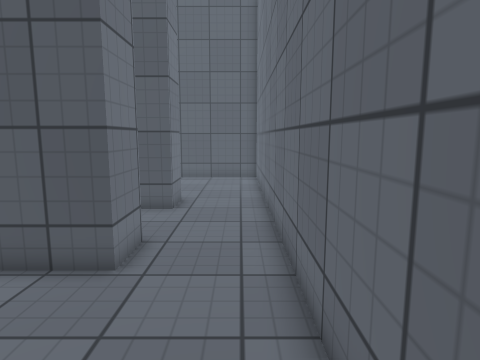
View 1 (above)

22 first-person views from a walk through a 3-D level made in the Unity game engine. The camera is 1.4 m above the floor, tilts 8° down and sees 75° across. The floor is counted in squares, 0.5 m on a side. Each view is taken from the middle of a square. On the plan, view 1 faces up. The plan holds only what a view shows up to about 20 squares ahead; the rest is blank. The place goes on beyond the plan. Surface patterns are stand-ins for the level's own textures.

View 2
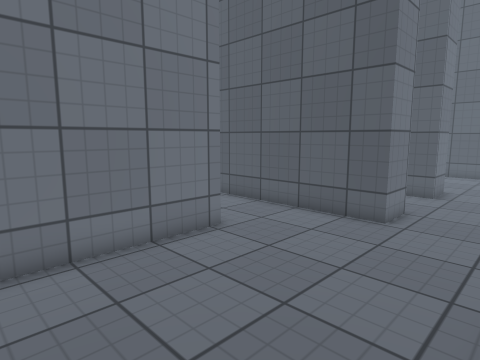

View 3
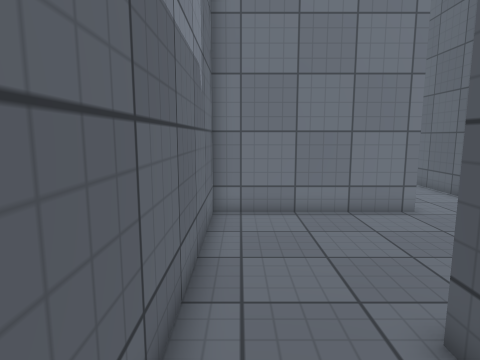

View 4
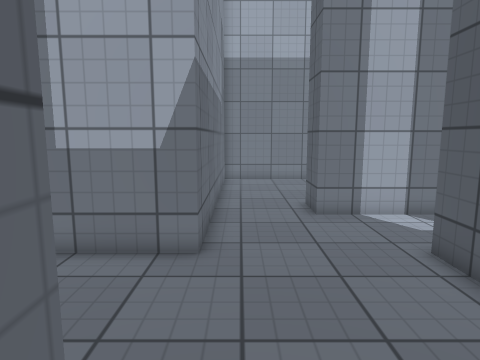

View 5
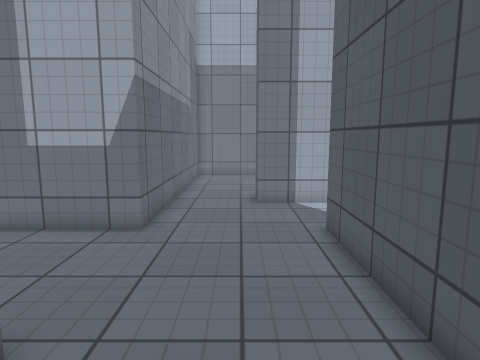

View 6
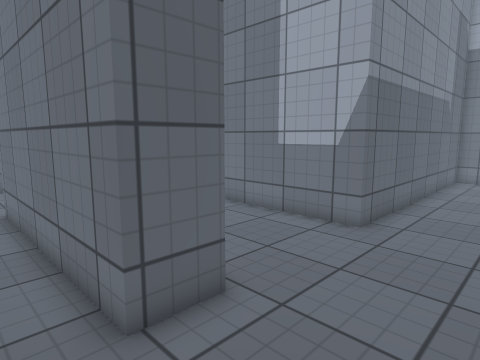

View 7
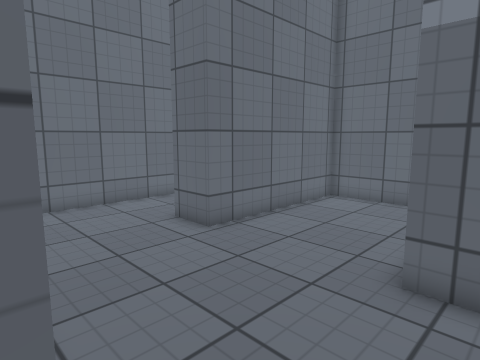

View 8
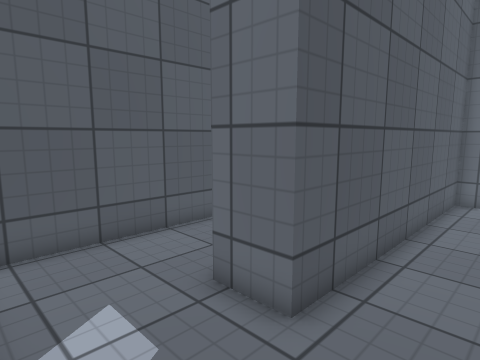

View 9
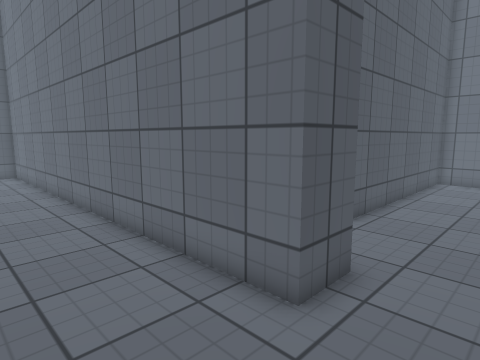

View 10
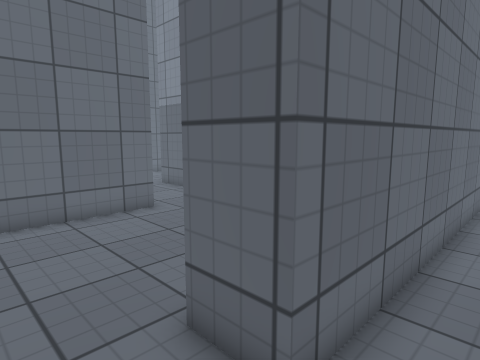

View 11
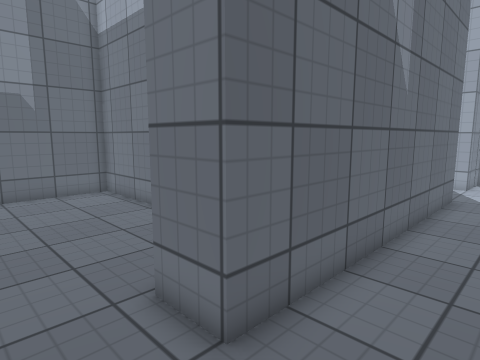

View 12
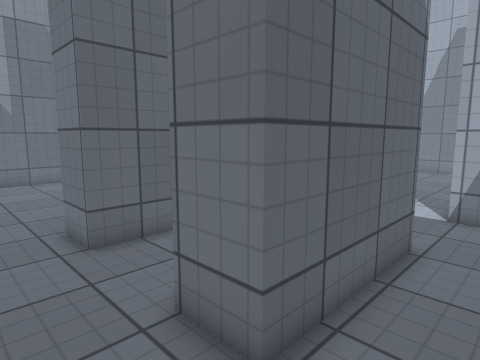

View 13
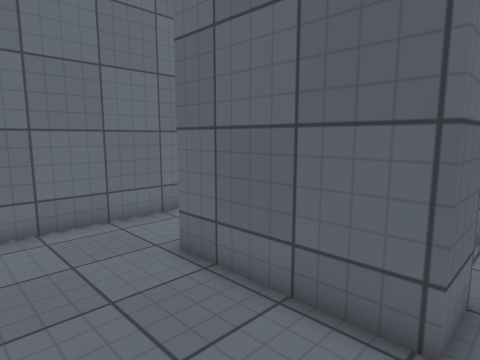

View 14
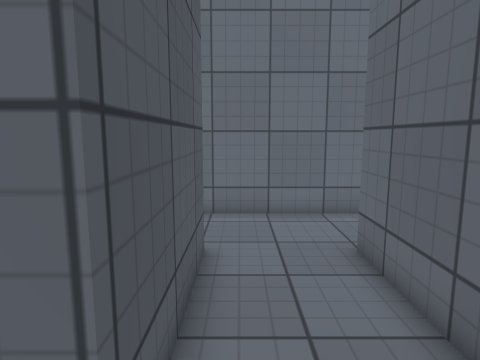

View 15
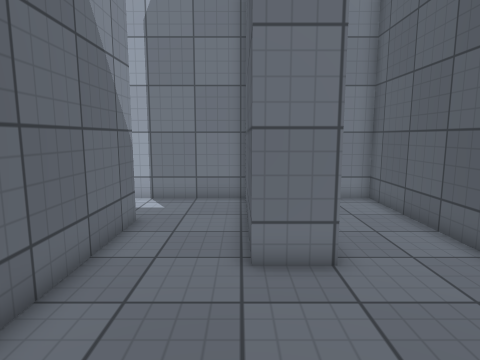

View 16
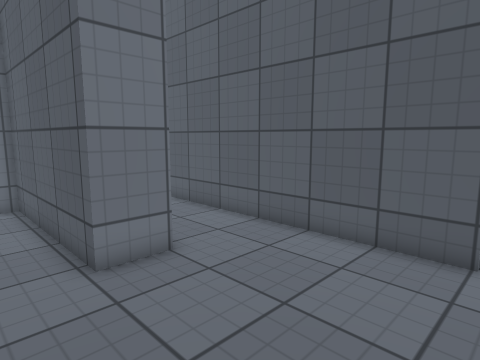

View 17
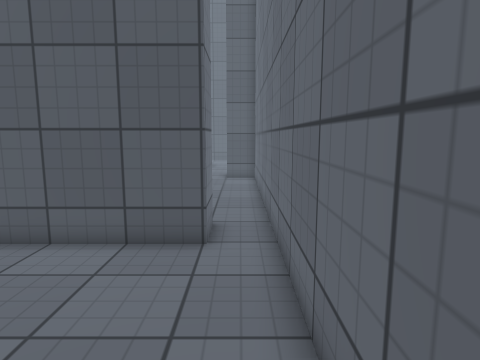

View 18
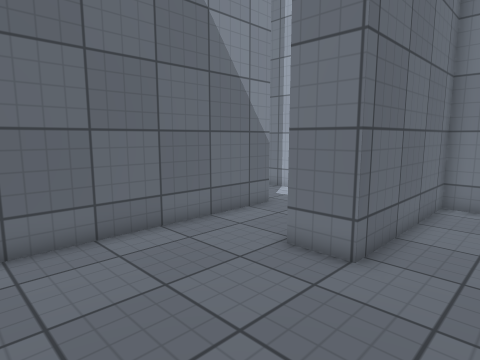

View 19
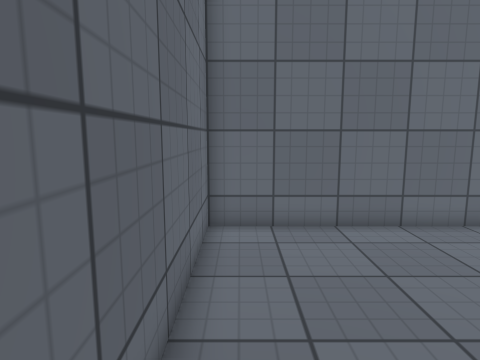

View 20
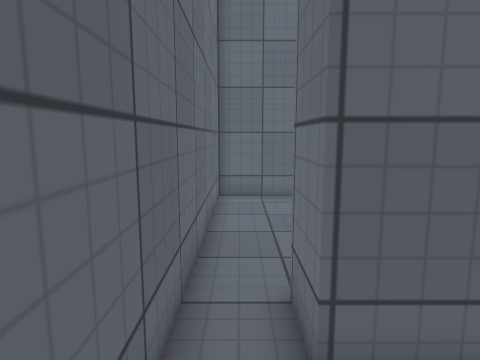

View 21
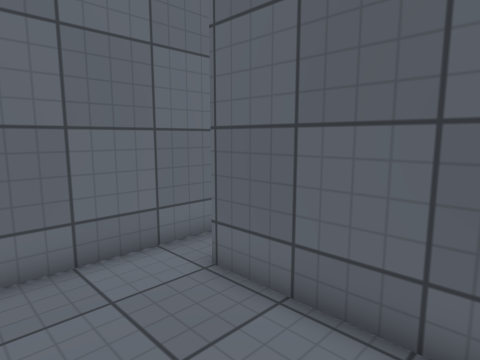

View 22
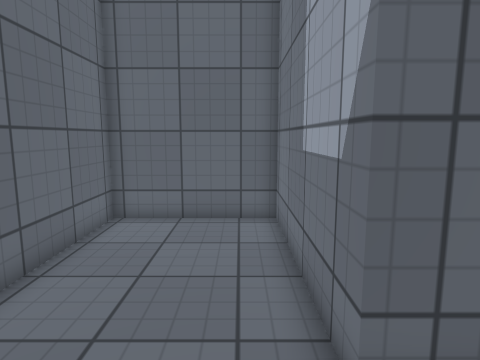

### Floor plan
Points are (right, up) in squares from view 1. A wall is a line through its corners. A room is listed if a view was taken in it or the views show most of it. See-through windows are left out.
Room 1 (views 1, 2, 8, 9, 10, 11, 12, 13, 14)
walls: (-10.5, 8.1) (-2.6, 8.1) (-2.6, 6.2) (-10.5, 6.2); (-2.6, 11.9) (-8.3, 11.9) (-8.3, 13.7) (-2.6, 13.7) (-2.6, 11.9); (3, -1.3) (1.1, -1.3) (1.1, 18.5); (-8.3, -9.2) (-8.3, 2.5) (-6.4, 2.5) (-6.4, -5) (4.5, -5)
ways out: opening at (3.7, -3) to room 2
Room 2 (views 3, 4, 5, 6, 7, 22)
walls: (4.5, -5) (6.7, -5) (6.7, -12.5) (12.4, -12.5) (12.4, -5) (14.2, -5); (18, -4.6) (18, 0.6) (6.8, 0.6) (6.8, 2.5) (11.5, 2.5); (10.5, 6.2) (3, 6.2) (3, -1.3)
ways out: opening at (3.7, -3) to room 1; opening at (10.5, 4.5) to room 3; opening at (16, -4)
Room 3 (views 15, 16, 17, 18, 19)
walls: (11.5, 2.5) (18, 2.5) (18, 14.4); (16.1, 13.7) (16.1, 11.9) (3, 11.9) (3, 8.1) (10.5, 8.1) (10.5, 6.2)
ways out: opening at (10.5, 4.5) to room 2; opening at (17, 15) to room 4
Room 4 (views 20, 21)
walls: (11.4, 13.7) (16.1, 13.7); (18, 14.4) (18, 18.4)
ways out: opening at (17, 15) to room 3

Positions as (right, up) in squares from view 1, and headings:
1: (0, 0), facing up
2: (1, -4), facing up-left
3: (5, -4), facing left
4: (14, -4), facing left
5: (16, -2), facing left
6: (16, -1), facing down-left
7: (5, 1), facing down-right
8: (3, -2), facing up-right
9: (-3, -4), facing up-right
10: (-10, 5), facing down-right
11: (0, 11), facing down-left
12: (0, 16), facing down-left
13: (-9, 18), facing down-right
14: (-10, 11), facing right
15: (17, 6), facing left
16: (17, 4), facing up-left
17: (17, 4), facing up
18: (17, 11), facing down-left
19: (17, 12), facing down
20: (17, 17), facing down
21: (11, 18), facing down-right
22: (8, -2), facing down
